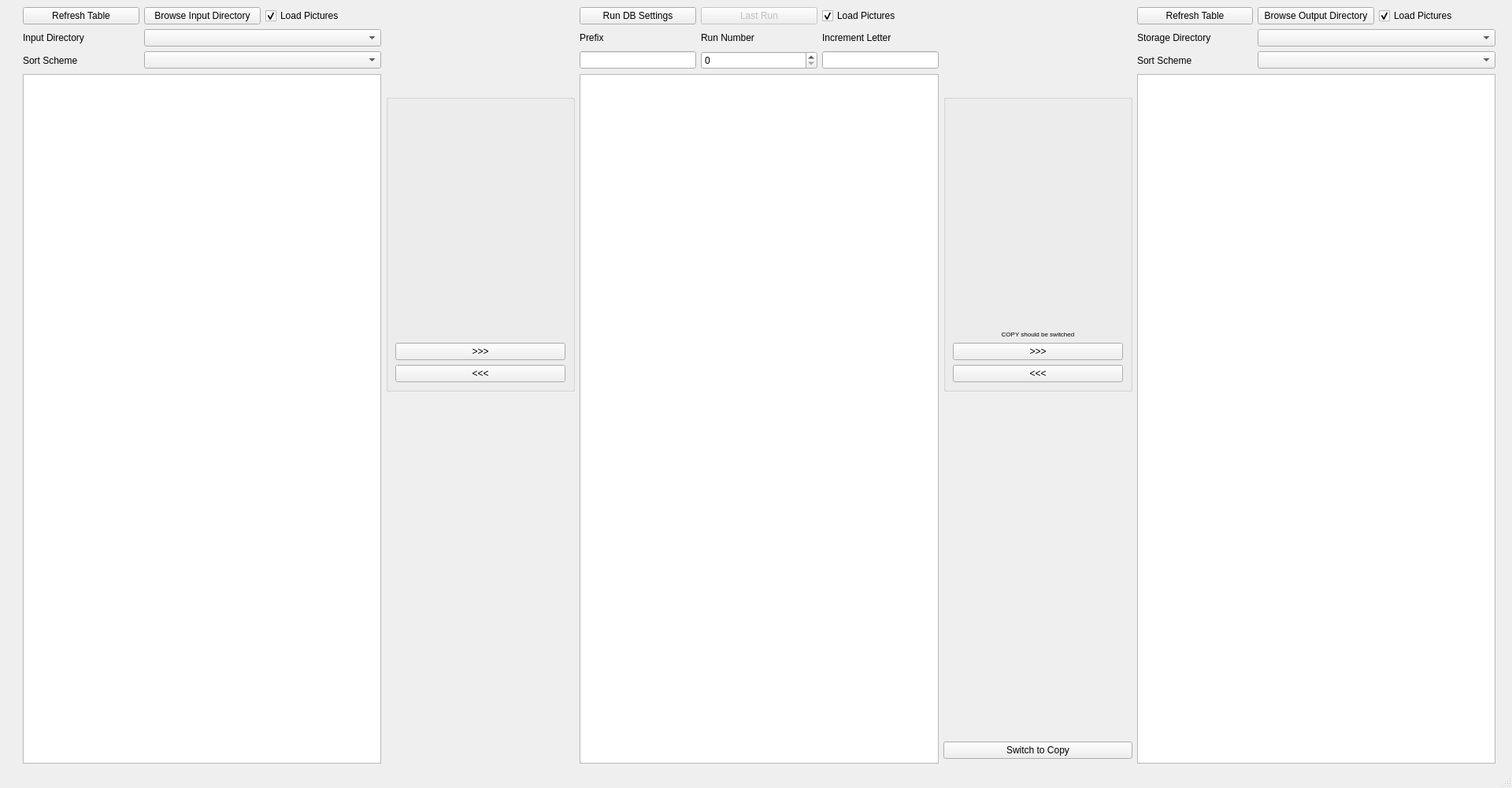
<?xml version="1.0" encoding="UTF-8"?>
<ui version="4.0">
 <class>MainWindow</class>
 <widget class="QMainWindow" name="MainWindow">
  <property name="geometry">
   <rect>
    <x>0</x>
    <y>0</y>
    <width>1920</width>
    <height>1000</height>
   </rect>
  </property>
  <property name="minimumSize">
   <size>
    <width>1600</width>
    <height>900</height>
   </size>
  </property>
  <property name="windowTitle">
   <string>MainWindow</string>
  </property>
  <widget class="QWidget" name="centralwidget">
   <layout class="QGridLayout" name="gridLayout">
    <item row="10" column="12">
     <spacer name="horizontalSpacer_2">
      <property name="orientation">
       <enum>Qt::Horizontal</enum>
      </property>
      <property name="sizeType">
       <enum>QSizePolicy::Preferred</enum>
      </property>
      <property name="sizeHint" stdset="0">
       <size>
        <width>12</width>
        <height>20</height>
       </size>
      </property>
     </spacer>
    </item>
    <item row="3" column="10" colspan="2">
     <widget class="QComboBox" name="output_sort_comboBox"/>
    </item>
    <item row="3" column="9">
     <widget class="QLabel" name="label_7">
      <property name="text">
       <string>Sort Scheme</string>
      </property>
     </widget>
    </item>
    <item row="4" column="9" rowspan="11" colspan="3">
     <widget class="TableWithPaste" name="output_directory_tableWidget">
      <property name="minimumSize">
       <size>
        <width>300</width>
        <height>700</height>
       </size>
      </property>
     </widget>
    </item>
    <item row="2" column="6">
     <widget class="QLabel" name="label_5">
      <property name="text">
       <string>Run Number</string>
      </property>
      <property name="alignment">
       <set>Qt::AlignLeading|Qt::AlignLeft|Qt::AlignVCenter</set>
      </property>
     </widget>
    </item>
    <item row="2" column="5">
     <widget class="QLabel" name="label_3">
      <property name="text">
       <string>Prefix</string>
      </property>
      <property name="alignment">
       <set>Qt::AlignLeading|Qt::AlignLeft|Qt::AlignVCenter</set>
      </property>
     </widget>
    </item>
    <item row="1" column="6">
     <widget class="QPushButton" name="pd_last_run_pushButton">
      <property name="enabled">
       <bool>false</bool>
      </property>
      <property name="text">
       <string>Last Run</string>
      </property>
     </widget>
    </item>
    <item row="1" column="7">
     <widget class="QCheckBox" name="transfer_checkBox">
      <property name="text">
       <string>Load Pictures</string>
      </property>
      <property name="checked">
       <bool>true</bool>
      </property>
     </widget>
    </item>
    <item row="2" column="7">
     <widget class="QLabel" name="label_4">
      <property name="text">
       <string>Increment Letter</string>
      </property>
      <property name="alignment">
       <set>Qt::AlignLeading|Qt::AlignLeft|Qt::AlignVCenter</set>
      </property>
     </widget>
    </item>
    <item row="1" column="1">
     <widget class="QPushButton" name="input_refresh_pushButton">
      <property name="text">
       <string>Refresh Table</string>
      </property>
     </widget>
    </item>
    <item row="2" column="2" colspan="2">
     <widget class="TidyComboBox" name="input_directory_comboBox"/>
    </item>
    <item row="1" column="5">
     <widget class="QPushButton" name="pd_database_settings_pushButton">
      <property name="sizePolicy">
       <sizepolicy hsizetype="Preferred" vsizetype="Fixed">
        <horstretch>0</horstretch>
        <verstretch>0</verstretch>
       </sizepolicy>
      </property>
      <property name="text">
       <string>Run DB Settings</string>
      </property>
     </widget>
    </item>
    <item row="2" column="1">
     <widget class="QLabel" name="label">
      <property name="text">
       <string>Input Directory</string>
      </property>
     </widget>
    </item>
    <item row="2" column="9">
     <widget class="QLabel" name="label_2">
      <property name="text">
       <string>Storage Directory</string>
      </property>
     </widget>
    </item>
    <item row="1" column="2">
     <widget class="QPushButton" name="input_browse_pushButton">
      <property name="text">
       <string>Browse Input Directory</string>
      </property>
     </widget>
    </item>
    <item row="1" column="3">
     <widget class="QCheckBox" name="input_picture_checkBox">
      <property name="text">
       <string>Load Pictures</string>
      </property>
      <property name="checked">
       <bool>true</bool>
      </property>
     </widget>
    </item>
    <item row="1" column="11">
     <widget class="QCheckBox" name="output_picture_checkBox">
      <property name="text">
       <string>Load Pictures</string>
      </property>
      <property name="checked">
       <bool>true</bool>
      </property>
     </widget>
    </item>
    <item row="2" column="10" colspan="2">
     <widget class="TidyComboBox" name="output_directory_comboBox"/>
    </item>
    <item row="1" column="10">
     <widget class="QPushButton" name="output_browse_pushButton">
      <property name="text">
       <string>Browse Output Directory</string>
      </property>
     </widget>
    </item>
    <item row="1" column="9">
     <widget class="QPushButton" name="output_refresh_pushButton">
      <property name="text">
       <string>Refresh Table</string>
      </property>
     </widget>
    </item>
    <item row="4" column="0">
     <spacer name="horizontalSpacer">
      <property name="orientation">
       <enum>Qt::Horizontal</enum>
      </property>
      <property name="sizeType">
       <enum>QSizePolicy::Preferred</enum>
      </property>
      <property name="sizeHint" stdset="0">
       <size>
        <width>20</width>
        <height>20</height>
       </size>
      </property>
     </spacer>
    </item>
    <item row="3" column="2" colspan="2">
     <widget class="QComboBox" name="input_sort_comboBox"/>
    </item>
    <item row="4" column="8">
     <spacer name="horizontalSpacer_4">
      <property name="orientation">
       <enum>Qt::Horizontal</enum>
      </property>
      <property name="sizeType">
       <enum>QSizePolicy::Preferred</enum>
      </property>
      <property name="sizeHint" stdset="0">
       <size>
        <width>40</width>
        <height>20</height>
       </size>
      </property>
     </spacer>
    </item>
    <item row="4" column="1" rowspan="11" colspan="3">
     <widget class="TableWithPaste" name="input_directory_tableWidget">
      <property name="sizePolicy">
       <sizepolicy hsizetype="Minimum" vsizetype="Expanding">
        <horstretch>0</horstretch>
        <verstretch>0</verstretch>
       </sizepolicy>
      </property>
      <property name="minimumSize">
       <size>
        <width>300</width>
        <height>700</height>
       </size>
      </property>
     </widget>
    </item>
    <item row="3" column="1">
     <widget class="QLabel" name="label_6">
      <property name="text">
       <string>Sort Scheme</string>
      </property>
     </widget>
    </item>
    <item row="4" column="4">
     <spacer name="horizontalSpacer_3">
      <property name="orientation">
       <enum>Qt::Horizontal</enum>
      </property>
      <property name="sizeType">
       <enum>QSizePolicy::Preferred</enum>
      </property>
      <property name="sizeHint" stdset="0">
       <size>
        <width>40</width>
        <height>20</height>
       </size>
      </property>
     </spacer>
    </item>
    <item row="3" column="7">
     <widget class="QLineEdit" name="pd_increment_letter_lineEdit">
      <property name="sizePolicy">
       <sizepolicy hsizetype="Preferred" vsizetype="Fixed">
        <horstretch>0</horstretch>
        <verstretch>0</verstretch>
       </sizepolicy>
      </property>
     </widget>
    </item>
    <item row="3" column="5">
     <widget class="QLineEdit" name="pd_prefix_lineEdit">
      <property name="sizePolicy">
       <sizepolicy hsizetype="Preferred" vsizetype="Fixed">
        <horstretch>0</horstretch>
        <verstretch>0</verstretch>
       </sizepolicy>
      </property>
     </widget>
    </item>
    <item row="3" column="6">
     <widget class="QSpinBox" name="pd_run_number_spinBox">
      <property name="maximum">
       <number>99999</number>
      </property>
     </widget>
    </item>
    <item row="13" column="8">
     <widget class="QPushButton" name="pd_move_or_copy_pushButton">
      <property name="text">
       <string>Switch to Copy</string>
      </property>
     </widget>
    </item>
    <item row="4" column="5" rowspan="11" colspan="3">
     <widget class="TableWithPaste" name="transfer_tableWidget">
      <property name="sizePolicy">
       <sizepolicy hsizetype="Expanding" vsizetype="Expanding">
        <horstretch>0</horstretch>
        <verstretch>0</verstretch>
       </sizepolicy>
      </property>
      <property name="minimumSize">
       <size>
        <width>300</width>
        <height>700</height>
       </size>
      </property>
     </widget>
    </item>
    <item row="5" column="8">
     <widget class="QGroupBox" name="move_or_copy_groupBox">
      <property name="minimumSize">
       <size>
        <width>240</width>
        <height>240</height>
       </size>
      </property>
      <property name="title">
       <string/>
      </property>
      <layout class="QVBoxLayout" name="verticalLayout">
       <item>
        <widget class="QLabel" name="pd_move_or_copy_label">
         <property name="font">
          <font>
           <pointsize>6</pointsize>
          </font>
         </property>
         <property name="text">
          <string>COPY should be switched</string>
         </property>
         <property name="textFormat">
          <enum>Qt::AutoText</enum>
         </property>
         <property name="alignment">
          <set>Qt::AlignBottom|Qt::AlignHCenter</set>
         </property>
         <property name="wordWrap">
          <bool>true</bool>
         </property>
        </widget>
       </item>
       <item>
        <widget class="QPushButton" name="pd_transfer_output_trans_pushButton">
         <property name="text">
          <string>&gt;&gt;&gt;</string>
         </property>
        </widget>
       </item>
       <item>
        <widget class="QPushButton" name="pd_untransfer_output_trans_pushButton">
         <property name="text">
          <string>&lt;&lt;&lt;</string>
         </property>
        </widget>
       </item>
      </layout>
     </widget>
    </item>
    <item row="5" column="4">
     <widget class="QGroupBox" name="groupBox">
      <property name="minimumSize">
       <size>
        <width>240</width>
        <height>240</height>
       </size>
      </property>
      <property name="title">
       <string/>
      </property>
      <layout class="QVBoxLayout" name="verticalLayout_2">
       <item>
        <spacer name="verticalSpacer_3">
         <property name="orientation">
          <enum>Qt::Vertical</enum>
         </property>
         <property name="sizeHint" stdset="0">
          <size>
           <width>20</width>
           <height>40</height>
          </size>
         </property>
        </spacer>
       </item>
       <item>
        <widget class="QPushButton" name="pd_transfer_input_trans_pushButton">
         <property name="text">
          <string>&gt;&gt;&gt;</string>
         </property>
        </widget>
       </item>
       <item>
        <widget class="QPushButton" name="pd_untransfer_input_trans_pushButton">
         <property name="text">
          <string>&lt;&lt;&lt;</string>
         </property>
        </widget>
       </item>
      </layout>
      <zorder>pd_transfer_input_trans_pushButton</zorder>
      <zorder>pd_untransfer_input_trans_pushButton</zorder>
      <zorder>verticalSpacer_3</zorder>
     </widget>
    </item>
    <item row="7" column="4" rowspan="2">
     <spacer name="verticalSpacer_2">
      <property name="orientation">
       <enum>Qt::Vertical</enum>
      </property>
      <property name="sizeHint" stdset="0">
       <size>
        <width>20</width>
        <height>40</height>
       </size>
      </property>
     </spacer>
    </item>
    <item row="7" column="8">
     <spacer name="verticalSpacer">
      <property name="orientation">
       <enum>Qt::Vertical</enum>
      </property>
      <property name="sizeHint" stdset="0">
       <size>
        <width>20</width>
        <height>40</height>
       </size>
      </property>
     </spacer>
    </item>
   </layout>
  </widget>
  <widget class="QMenuBar" name="menubar">
   <property name="geometry">
    <rect>
     <x>0</x>
     <y>0</y>
     <width>1920</width>
     <height>47</height>
    </rect>
   </property>
  </widget>
  <widget class="QStatusBar" name="statusbar"/>
 </widget>
 <customwidgets>
  <customwidget>
   <class>TidyComboBox</class>
   <extends>QComboBox</extends>
   <header>tidy_combo_box.h</header>
  </customwidget>
  <customwidget>
   <class>TableWithPaste</class>
   <extends>QTableWidget</extends>
   <header>table_with_paste.h</header>
  </customwidget>
 </customwidgets>
 <resources/>
 <connections/>
</ui>
